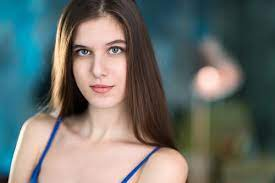
#> input picture CursoOpenCV/Person/Person3.jfif, 275 x 183 px
$ python face_detect.py
#> lines starting #> are read from the running program, lines starting #| are printed output that depends on the picture; after the words box and inside, x2 and y2 are one past the last pixel; in counts of white or black regions, pixels touching at a corner belong together
import cv2 as cv

img = cv.imread('Person/Person3.jfif')
#> img is the input picture: shape (183, 275, 3); mean B, G, R 106.8, 111.3, 105.9
cv.imshow('Person', img)

gray = cv.cvtColor(img, cv.COLOR_BGR2GRAY)
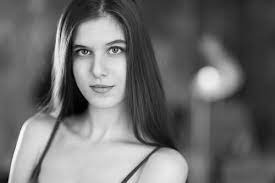
#> gray: shape (183, 275); min 0, max 254, mean 109.2
cv.imshow('Gray', gray)

haar_cascade = cv.CascadeClassifier('haar_face.xml')

faces_rect = haar_cascade.detectMultiScale(gray, scaleFactor=1.1, minNeighbors=6)
#> faces_rect = [[60, 23, 79, 79]]

print(len(faces_rect))
#| 1

for (x,y,w,h) in faces_rect:
    cv.rectangle(img, (x,y), (x+w, y+h), (0,255,0), thickness=2)
#> this loop made 1 pass
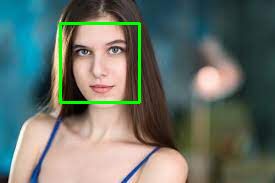
#> img: shape (183, 275, 3); 1.88% of pixels changed, all inside (x1, y1, x2, y2) = (59, 22, 141, 104)

cv.imshow('Detected Faces', img)

cv.waitKey(0)

$ run again, with CursoOpenCV/Person/Person1.jfif copied over CursoOpenCV/Person/Person3.jfif
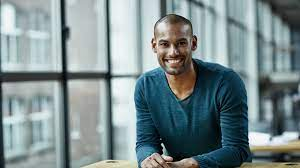
#> input picture CursoOpenCV/Person/Person1.jfif, 300 x 168 px
#> img is the input picture: shape (168, 300, 3); mean B, G, R 142.8, 140.8, 124.3
#> `gray = cv.cvtColor(img, cv.COLOR_BGR2GRAY)`:
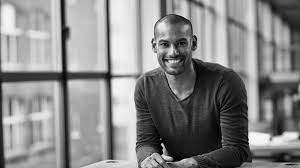
#> gray: shape (168, 300); min 0, max 255, mean 136.1
#> faces_rect = [[149, 25, 49, 49]]
#| 1
#> the loop `for (x,y,w,h) in faces_rect:` made 1 pass
#> after the loop `for (x,y,w,h) in faces_rect:`:
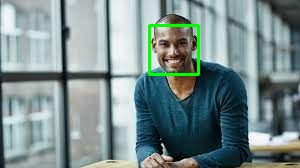
#> img: shape (168, 300, 3); 1.16% of pixels changed, all inside (x1, y1, x2, y2) = (148, 24, 200, 76)

$ run again, with CursoOpenCV/Person/Person2.jfif copied over CursoOpenCV/Person/Person3.jfif
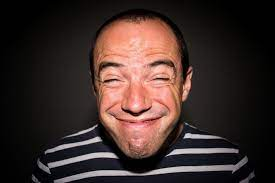
#> input picture CursoOpenCV/Person/Person2.jfif, 275 x 183 px
#> img is the input picture: shape (183, 275, 3); mean B, G, R 41.9, 45.5, 61.7
#> `gray = cv.cvtColor(img, cv.COLOR_BGR2GRAY)`:
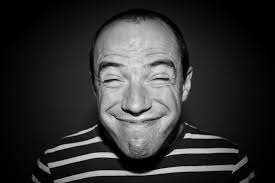
#> gray: shape (183, 275); min 0, max 234, mean 49.9
#> faces_rect = [[79, 30, 114, 114]]
#| 1
#> the loop `for (x,y,w,h) in faces_rect:` made 1 pass
#> after the loop `for (x,y,w,h) in faces_rect:`:
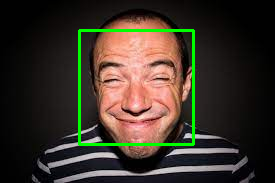
#> img: shape (183, 275, 3); 2.71% of pixels changed, all inside (x1, y1, x2, y2) = (78, 29, 195, 146)

$ run again, with CursoOpenCV/Person/Person4.jfif copied over CursoOpenCV/Person/Person3.jfif
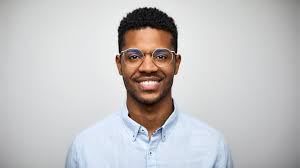
#> input picture CursoOpenCV/Person/Person4.jfif, 300 x 168 px
#> img is the input picture: shape (168, 300, 3); mean B, G, R 194.8, 194.2, 195.9
#> `gray = cv.cvtColor(img, cv.COLOR_BGR2GRAY)`:
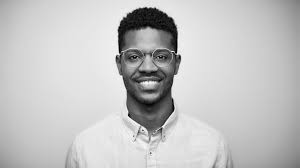
#> gray: shape (168, 300); min 0, max 253, mean 194.7
#> faces_rect = [[115, 30, 68, 68]]
#| 1
#> the loop `for (x,y,w,h) in faces_rect:` made 1 pass
#> after the loop `for (x,y,w,h) in faces_rect:`:
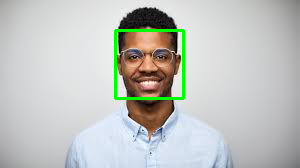
#> img: shape (168, 300, 3); 1.61% of pixels changed, all inside (x1, y1, x2, y2) = (114, 29, 185, 100)
